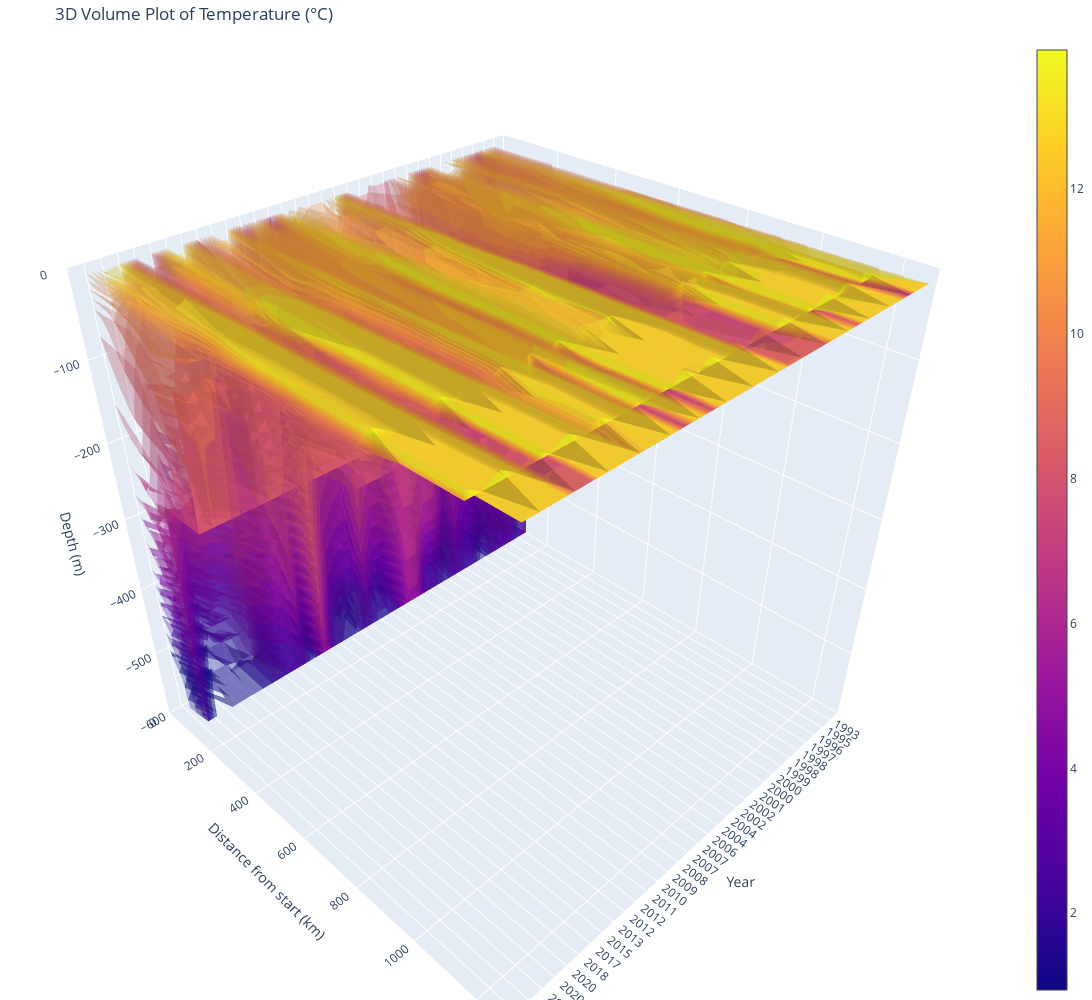

Notebook source saved alongside this figure:
### Code cell
## plotting

# trim to upper 600m
var_trim = var_concat.where(z_up >= -600)


# Convert cmo.thermal to Plotly colorscale
thermal_cmap = cmo.thermal
thermal_colorscale = [
    [i / 255, mpl.colors.rgb2hex(thermal_cmap(i / 255))] for i in range(256)
]

# meshgrid for 3D plotting
expeditions = var_trim["expedition"].values
trajectories = distance_1d.values
depths = z1d

xx, yy, zz = np.meshgrid(expeditions, trajectories, depths, indexing="ij")

# values
values = var_trim.values  # shape: (expedition, trajectory, obs)
valid_values = values[~np.isnan(values)]
isomin = np.nanpercentile(valid_values, 2.5)
isomax = np.nanpercentile(valid_values, 97.5)

fig = go.Figure(
    data=go.Volume(
        x=xx.flatten(),
        y=yy.flatten() / 1000.0,  # convert to km
        z=zz.flatten(),
        value=np.nan_to_num(values, nan=-9999).flatten(),
        isomin=isomin,
        isomax=isomax,
        opacity=0.3,
        surface_count=21,
        # opacityscale=[[2, 0.2], [5, 0.5], [5, 0.5], [8, 1]],
        # opacityscale="extremes",
        # colorscale=thermal_colorscale,
        caps=dict(x_show=False, y_show=False, z_show=False),  # Hide caps for clarity
    )
)

fig.update_layout(
    scene=dict(
        zaxis=dict(title="Depth (m)", range=[-600, 0]),
        yaxis=dict(
            title="Distance from start (km)",
            range=[0, np.nanmax(trajectories) / 1000.0],
        ),
        xaxis=dict(
            title="Year",
            tickvals=np.array([i for i in range(len(expeditions))])[::-1],
            ticktext=[
                str(np.datetime64(times[i], "Y")) for i in range(len(expeditions))
            ][::-1],
        ),
    ),
    margin=dict(l=0, r=0, b=0, t=40),
    title="3D Volume Plot of " + VARIABLES[var]["label"],
    width=1800,
    height=1000,
)

fig.show()

### Figure 1 — Plotly figure (JSON) as saved in the notebook; plotly's stock layout.template omitted (floating-point values rounded to 4 significant figures; data arrays with more than 128 entries replaced by an {"elided": "..."} marker saying what was removed)
{"data": [{"caps": {"x": {"show": false}, "y": {"show": false}, "z": {"show": false}}, "isomax": 13.92, "isomin": 0.9389, "opacity": 0.3, "surface": {"count": 21}, "type": "volume", "value": {"elided": "51840 float values"}, "x": {"elided": "51840 int values"}, "y": {"elided": "51840 float values"}, "z": {"elided": "51840 float values"}}], "layout": {"height": 1000, "margin": {"b": 0, "l": 0, "r": 0, "t": 40}, "scene": {"xaxis": {"ticktext": ["2024", "2023", "2021", "2020", "2020", "2018", "2017", "2015", "2013", "2012", "2012", "2011", "2010", "2009", "2008", "2007", "2007", "2006", "2004", "2004", "2002", "2002", "2001", "2000", "2000", "1999", "1998", "1998", "1997", "1996", "1995", "1993"], "tickvals": [31, 30, 29, 28, 27, 26, 25, 24, 23, 22, 21, 20, 19, 18, 17, 16, 15, 14, 13, 12, 11, 10, 9, 8, 7, 6, 5, 4, 3, 2, 1, 0], "title": {"text": "Year"}}, "yaxis": {"range": [0, 1279.0], "title": {"text": "Distance from start (km)"}}, "zaxis": {"range": [-600, 0], "title": {"text": "Depth (m)"}}}, "title": {"text": "3D Volume Plot of Temperature (°C)"}, "width": 1800}}
